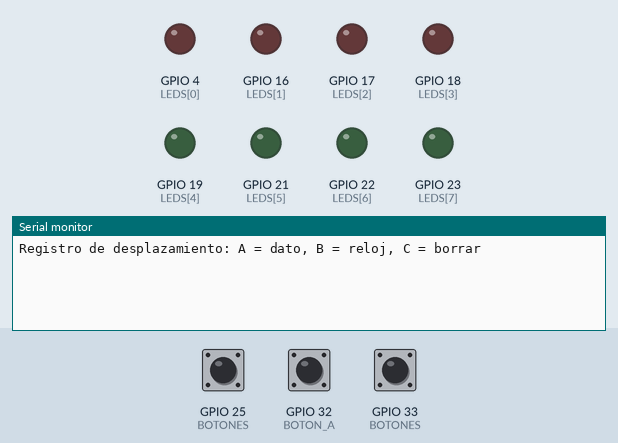
Bench run of a sketch on a simulated ESP32. Shown: output pins drawn as LEDs (lit = HIGH), the last lines printed to the serial monitor. Inputs (shaded band) come from the test bench; at power-on: GPIO 25 (BOTONES) HIGH, GPIO 33 (BOTONES) HIGH, GPIO 32 (BOTON_A) HIGH.

Above: at 1.2 s.
1.3 s: GPIO 25 (BOTONES) pulled LOW for 0.15 s
At 2.0 s:
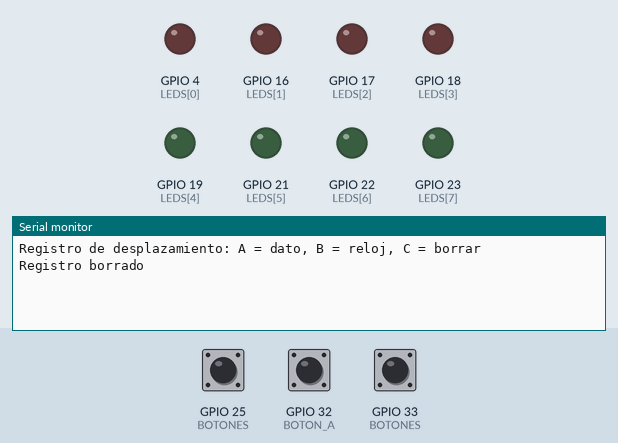
2.9 s: GPIO 33 (BOTONES) pulled LOW for 0.15 s
At 3.3 s:
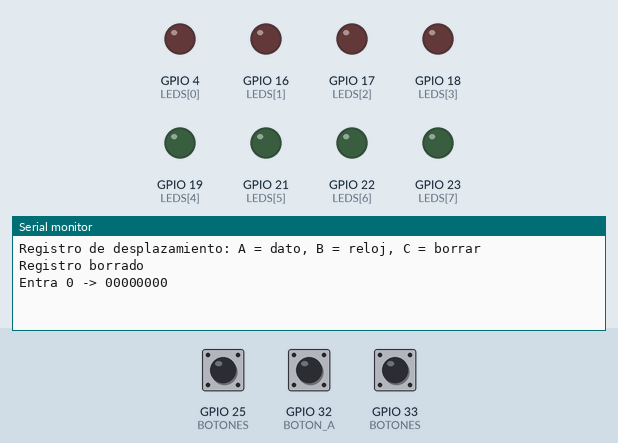

The sketch:

sketch.ino
```cpp
// Clase 7 - Ejercicio 2 (solución): registro de desplazamiento de 8 bits
// A = dato (se lee como nivel), B = reloj (flanco, con antirrebote), C = borrar.
// En cada flanco de B, todos los bits se corren un lugar hacia L7
// y en L0 entra el valor de A. El bit que estaba en L7 se pierde.

#include <Arduino.h>

const int LEDS[8] = {4, 16, 17, 18, 19, 21, 22, 23};  // L0 ... L7
const int BOTON_A = 32;
const int BOTON_B = 33;
const int BOTON_C = 25;

// ---------- Detección de flancos con antirrebote (para los 3 botones) ----------
const int CANT_BOTONES = 3;
const int BOTONES[CANT_BOTONES] = {BOTON_A, BOTON_B, BOTON_C};  // 0 = A, 1 = B, 2 = C
const unsigned long ANTIRREBOTE_MS = 50;

bool apretadoAntes[CANT_BOTONES] = {false, false, false};  // memoria de cada botón
unsigned long ultimoCambio[CANT_BOTONES] = {0, 0, 0};      // cuándo cambió por última vez

// Devuelve true UNA sola vez por cada pulsación del botón (0 = A, 1 = B, 2 = C).
bool seApreto(int boton) {
  bool apretadoAhora = (digitalRead(BOTONES[boton]) == LOW);
  bool hayFlanco = false;

  if (apretadoAhora != apretadoAntes[boton]) {                 // ¿cambió?
    if (millis() - ultimoCambio[boton] >= ANTIRREBOTE_MS) {    // ¿y no es un rebote?
      ultimoCambio[boton] = millis();
      apretadoAntes[boton] = apretadoAhora;
      if (apretadoAhora) {
        hayFlanco = true;                                      // cambió de suelto a apretado
      }
    }
  }
  return hayFlanco;
}
// --------------------------------------------------------------------------------

uint8_t registro = 0;   // los 8 flip-flops D del registro

void mostrarByte(uint8_t valor) {
  for (int i = 0; i < 8; i++) {
    digitalWrite(LEDS[i], (valor >> i) & 1);
  }
}

void imprimirBinario(uint8_t valor) {
  for (int i = 7; i >= 0; i--) {
    Serial.printf("%d", (valor >> i) & 1);
  }
}

void setup() {
  Serial.begin(115200);
  for (int i = 0; i < 8; i++) {
    pinMode(LEDS[i], OUTPUT);
  }
  for (int i = 0; i < CANT_BOTONES; i++) {
    pinMode(BOTONES[i], INPUT_PULLUP);
  }
  Serial.printf("Registro de desplazamiento: A = dato, B = reloj, C = borrar\n");
  mostrarByte(registro);
}

void loop() {
  if (seApreto(1)) {                               // flanco de reloj
    bool dato = (digitalRead(BOTON_A) == LOW);
    registro = (registro << 1) | dato;             // correr y meter el dato en el bit 0
    mostrarByte(registro);
    Serial.printf("Entra %d -> ", dato);
    imprimirBinario(registro);
    Serial.printf("\n");
  }

  if (seApreto(2)) {
    registro = 0;
    mostrarByte(registro);
    Serial.printf("Registro borrado\n");
  }
}
```

Measured:
- after the input at 1.3 s, the serial monitor: prints a new line at once (image 1)
- after the input at 2.9 s, the serial monitor: prints a new line at once (image 2)
